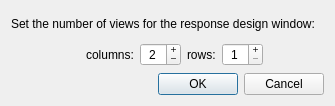
<?xml version="1.0" encoding="UTF-8"?>
<ui version="4.0">
 <class>Dialog</class>
 <widget class="QDialog" name="Dialog">
  <property name="geometry">
   <rect>
    <x>0</x>
    <y>0</y>
    <width>335</width>
    <height>106</height>
   </rect>
  </property>
  <property name="windowTitle">
   <string>Setting up the response design views</string>
  </property>
  <layout class="QGridLayout" name="gridLayout">
   <item row="2" column="0">
    <widget class="QDialogButtonBox" name="buttonBox">
     <property name="orientation">
      <enum>Qt::Horizontal</enum>
     </property>
     <property name="standardButtons">
      <set>QDialogButtonBox::Cancel|QDialogButtonBox::Ok</set>
     </property>
    </widget>
   </item>
   <item row="0" column="0">
    <widget class="QLabel" name="label_2">
     <property name="text">
      <string>Set the number of views for the response design window:</string>
     </property>
    </widget>
   </item>
   <item row="1" column="0">
    <widget class="QWidget" name="QGBox_GridSettings" native="true">
     <layout class="QHBoxLayout" name="horizontalLayout_3">
      <property name="leftMargin">
       <number>0</number>
      </property>
      <property name="topMargin">
       <number>0</number>
      </property>
      <property name="rightMargin">
       <number>0</number>
      </property>
      <property name="bottomMargin">
       <number>0</number>
      </property>
      <item>
       <spacer name="horizontalSpacer">
        <property name="orientation">
         <enum>Qt::Horizontal</enum>
        </property>
        <property name="sizeHint" stdset="0">
         <size>
          <width>40</width>
          <height>20</height>
         </size>
        </property>
       </spacer>
      </item>
      <item>
       <widget class="QLabel" name="label">
        <property name="sizePolicy">
         <sizepolicy hsizetype="Fixed" vsizetype="Fixed">
          <horstretch>0</horstretch>
          <verstretch>0</verstretch>
         </sizepolicy>
        </property>
        <property name="maximumSize">
         <size>
          <width>24</width>
          <height>24</height>
         </size>
        </property>
        <property name="pixmap">
         <pixmap>:/plugins/AcATaMa/icons/render_view_config.svg</pixmap>
        </property>
        <property name="scaledContents">
         <bool>true</bool>
        </property>
        <property name="alignment">
         <set>Qt::AlignCenter</set>
        </property>
       </widget>
      </item>
      <item>
       <widget class="QLabel" name="label_29">
        <property name="text">
         <string>columns:</string>
        </property>
       </widget>
      </item>
      <item>
       <widget class="QSpinBox" name="columns">
        <property name="alignment">
         <set>Qt::AlignCenter</set>
        </property>
        <property name="buttonSymbols">
         <enum>QAbstractSpinBox::PlusMinus</enum>
        </property>
        <property name="minimum">
         <number>1</number>
        </property>
        <property name="maximum">
         <number>30</number>
        </property>
        <property name="value">
         <number>2</number>
        </property>
       </widget>
      </item>
      <item>
       <widget class="QLabel" name="label_28">
        <property name="text">
         <string>rows:</string>
        </property>
       </widget>
      </item>
      <item>
       <widget class="QSpinBox" name="rows">
        <property name="alignment">
         <set>Qt::AlignCenter</set>
        </property>
        <property name="buttonSymbols">
         <enum>QAbstractSpinBox::PlusMinus</enum>
        </property>
        <property name="minimum">
         <number>1</number>
        </property>
        <property name="maximum">
         <number>30</number>
        </property>
        <property name="value">
         <number>1</number>
        </property>
       </widget>
      </item>
      <item>
       <spacer name="horizontalSpacer_3">
        <property name="orientation">
         <enum>Qt::Horizontal</enum>
        </property>
        <property name="sizeHint" stdset="0">
         <size>
          <width>40</width>
          <height>20</height>
         </size>
        </property>
       </spacer>
      </item>
     </layout>
    </widget>
   </item>
  </layout>
 </widget>
 <resources/>
 <connections>
  <connection>
   <sender>buttonBox</sender>
   <signal>accepted()</signal>
   <receiver>Dialog</receiver>
   <slot>accept()</slot>
   <hints>
    <hint type="sourcelabel">
     <x>248</x>
     <y>254</y>
    </hint>
    <hint type="destinationlabel">
     <x>157</x>
     <y>274</y>
    </hint>
   </hints>
  </connection>
  <connection>
   <sender>buttonBox</sender>
   <signal>rejected()</signal>
   <receiver>Dialog</receiver>
   <slot>reject()</slot>
   <hints>
    <hint type="sourcelabel">
     <x>316</x>
     <y>260</y>
    </hint>
    <hint type="destinationlabel">
     <x>286</x>
     <y>274</y>
    </hint>
   </hints>
  </connection>
 </connections>
</ui>
